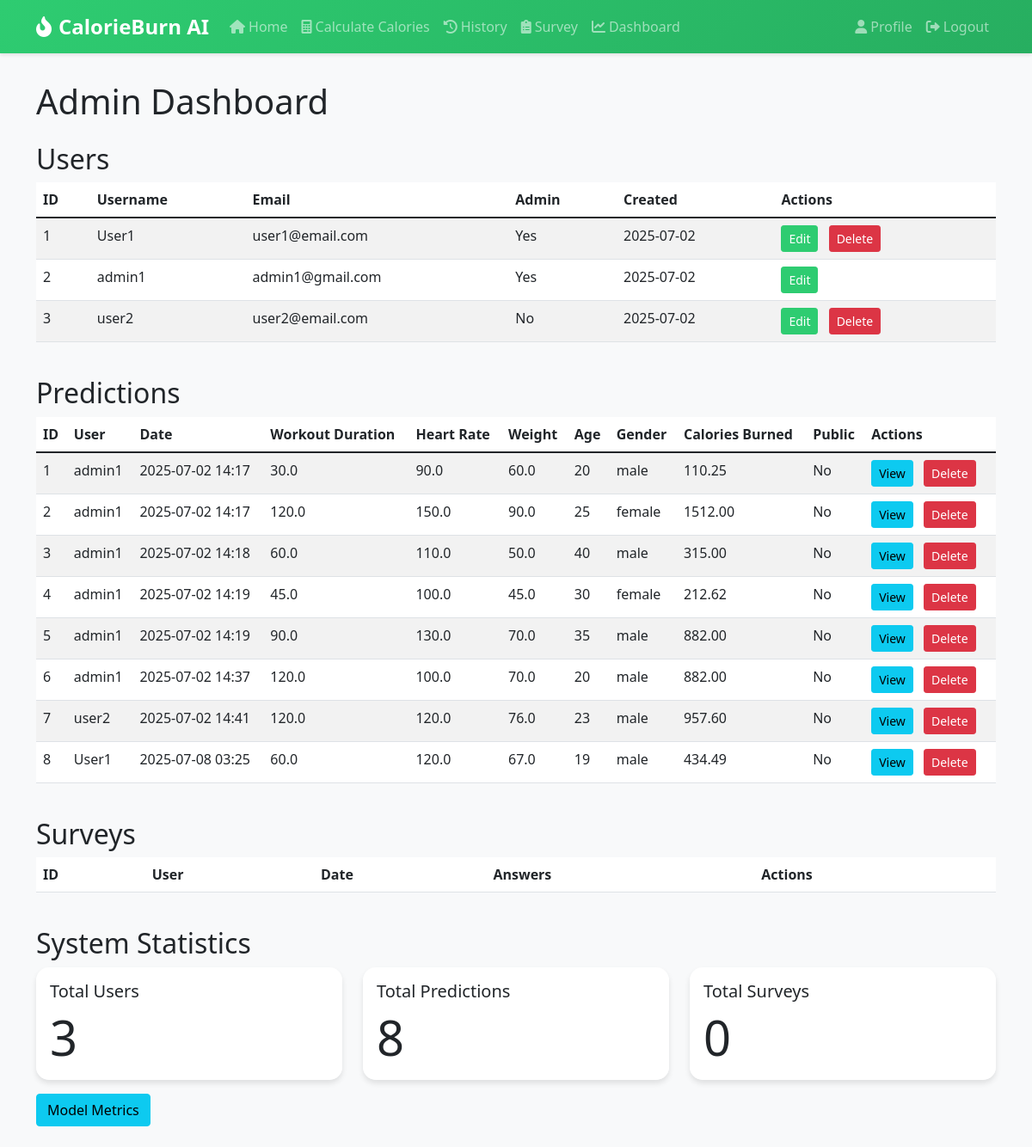
Page /admin/dashboard (signed in) on the committed database.
### app/models/user.py (models this page shows, shortened)
class User(UserMixin, db.Model):
    id = db.Column(db.Integer, primary_key=True)
    username = db.Column(db.String(64), unique=True, nullable=False)
    email = db.Column(db.String(120), unique=True, nullable=False)
    password_hash = db.Column(db.String(128))
    is_admin = db.Column(db.Boolean, default=False)
    created_at = db.Column(db.DateTime, default=datetime.utcnow)
    profile = db.relationship('UserProfile', backref='user', uselist=False, cascade="all, delete-orphan")
    predictions = db.relationship('Prediction', backref='user', lazy='dynamic', cascade="all, delete-orphan")
    surveys = db.relationship('Survey', backref='user', lazy='dynamic', cascade="all, delete-orphan")

### app/models/ai_model.py (models this page shows, shortened)
class Prediction(db.Model):
    id = db.Column(db.Integer, primary_key=True)
    user_id = db.Column(db.Integer, db.ForeignKey('user.id'), nullable=False)
    input_data = db.Column(db.JSON, nullable=False)
    prediction_result = db.Column(db.Float, nullable=False)
    created_at = db.Column(db.DateTime, default=datetime.utcnow)
    is_public = db.Column(db.Boolean, default=False)

### app/admin/routes.py (the view)
    def decorated_function(*args, **kwargs):
        if not current_user.is_authenticated or not current_user.is_admin:
            flash('You do not have permission to access this page.')
            return redirect(url_for('main.index'))
        return f(*args, **kwargs)

### app/admin/routes.py (called while the page is built)
def admin_required(f):
    def decorated_function(*args, **kwargs):
        if not current_user.is_authenticated or not current_user.is_admin:
            flash('You do not have permission to access this page.')
            return redirect(url_for('main.index'))
        return f(*args, **kwargs)
    decorated_function.__name__ = f.__name__
    return decorated_function

@bp.route('/dashboard')
@login_required
@admin_required
def dashboard():
    users = User.query.all()
    predictions = Prediction.query.all()
    surveys = Survey.query.all()
    return render_template('admin/dashboard.html',
                         title='Admin Dashboard',
                         users=users,
                         predictions=predictions,
                         surveys=surveys)

### app/models/user.py (called while the page is built)
@login_manager.user_loader
def load_user(id):
    return User.query.get(int(id))

### app/utils/time_utils.py (called while the page is built)
def to_bulgarian_time(dt):
    if dt is None:
        return None
    return dt + timedelta(hours=3)

### app/templates/admin/dashboard.html (shortened to what this page needs)
{% extends "base.html" %}
{% block content %}
<div class="row">
    <div class="col-md-12">
        <h1>Admin Dashboard</h1>
        <h2 class="mt-4">Users</h2>
        <div class="table-responsive">
            <table class="table table-striped">
                <thead>
                    <tr>
                        <th>ID</th>
                        <th>Username</th>
                        <th>Email</th>
                        <th>Admin</th>
                        <th>Created</th>
                        <th>Actions</th>
                    </tr>
                </thead>
                <tbody>
                    {% for user in users %}
                    <tr>
                        <td>{{ user.id }}</td>
                        <td>{{ user.username }}</td>
                        <td>{{ user.email }}</td>
                        <td>{{ "Yes" if user.is_admin else "No" }}</td>
                        <td>{{ user.created_at.strftime('%Y-%m-%d') }}</td>
                        <td>
                            <a href="{{ url_for('admin.edit_user', id=user.id) }}" class="btn btn-sm btn-primary">Edit</a>
                            {% if user != current_user %}
                            <form action="{{ url_for('admin.delete_user', id=user.id) }}" method="post" style="display: inline;">
                                <button type="submit" class="btn btn-sm btn-danger" onclick="return confirm('Are you sure you want to delete this user?')">Delete</button>
                            </form>
                            {% endif %}
                        </td>
                    </tr>
                    {% endfor %}
                </tbody>
            </table>
        </div>
        <h2 class="mt-4">Predictions</h2>
        <div class="table-responsive">
            <table class="table table-striped">
                <thead>
                    <tr>
                        <th>ID</th>
                        <th>User</th>
                        <th>Date</th>
                        <th>Workout Duration</th>
                        <th>Heart Rate</th>
                        <th>Weight</th>
                        <th>Age</th>
                        <th>Gender</th>
                        <th>Calories Burned</th>
                        <th>Public</th>
                        <th>Actions</th>
                    </tr>
                </thead>
                <tbody>
                    {% for prediction in predictions %}
                    <tr>
                        <td>{{ prediction.id }}</td>
                        <td>{{ prediction.user.username }}</td>
                        <td>{{ (prediction.created_at|to_bulgarian_time).strftime('%Y-%m-%d %H:%M') }}</td>
                        <td>{{ prediction.input_data.workout_duration }}</td>
                        <td>{{ prediction.input_data.heart_rate }}</td>
                        <td>{{ prediction.input_data.weight }}</td>
                        <td>{{ prediction.input_data.age }}</td>
                        <td>{{ prediction.input_data.gender }}</td>
                        <td>{{ '%.2f'|format(prediction.prediction_result) }}</td>
                        <td>{{ 'Yes' if prediction.is_public else 'No' }}</td>
                        <td>
                            <a href="{{ url_for('admin.view_prediction', id=prediction.id) }}" class="btn btn-info btn-sm">View</a>
                            <form action="{{ url_for('admin.delete_prediction', id=prediction.id) }}" method="post" style="display:inline;">
                                <button type="submit" class="btn btn-danger btn-sm" onclick="return confirm('Are you sure you want to delete this prediction?');">Delete</button>
                            </form>
                        </td>
                    </tr>
                    {% endfor %}
                </tbody>
            </table>
        </div>
        <h2 class="mt-4">Surveys</h2>
        <div class="table-responsive">
            <table class="table table-striped">
                <thead>
                    <tr>
                        <th>ID</th>
                        <th>User</th>
                        <th>Date</th>
                        <th>Answers</th>
                        <th>Actions</th>
                    </tr>
                </thead>
            </table>
        </div>
        <h2 class="mt-4">System Statistics</h2>
        <div class="row">
            <div class="col-md-4">
                <div class="card">
                    <div class="card-body">
                        <h5 class="card-title">Total Users</h5>
                        <p class="card-text display-4">{{ users|length }}</p>
                    </div>
                </div>
            </div>
            <div class="col-md-4">
                <div class="card">
                    <div class="card-body">
                        <h5 class="card-title">Total Predictions</h5>
                        <p class="card-text display-4">{{ predictions|length }}</p>
                    </div>
                </div>
            </div>
            <div class="col-md-4">
                <div class="card">
                    <div class="card-body">
                        <h5 class="card-title">Total Surveys</h5>
                        <p class="card-text display-4">{{ surveys|length }}</p>
                    </div>
                </div>
            </div>
        </div>
        <a href="{{ url_for('admin.metrics') }}" class="btn btn-info">Model Metrics</a>
        <br><br>
    </div>
</div>
{% endblock %}

### app/templates/base.html (shortened to what this page needs)
<!DOCTYPE html>
<html lang="en">
<head>
    <link href="https://cdn.jsdelivr.net/npm/bootstrap@5.1.3/dist/css/bootstrap.min.css" rel="stylesheet">
    <link rel="stylesheet" href="https://cdnjs.cloudflare.com/ajax/libs/font-awesome/6.0.0/css/all.min.css">
    <link rel="stylesheet" href="{{ url_for('static', filename='css/style.css') }}">
</head>
<body{% if request.endpoint in ['auth.login', 'auth.register'] %} class="bg-img"{% endif %}>
    <nav class="navbar navbar-expand-lg navbar-dark">
        <div class="container">
            <a class="navbar-brand" href="{{ url_for('main.index') }}">
                <i class="fas fa-fire-alt me-2"></i>CalorieBurn AI
            </a>
            <div class="collapse navbar-collapse" id="navbarNav">
                <ul class="navbar-nav me-auto">
                    <li class="nav-item">
                        <a class="nav-link" href="{{ url_for('main.index') }}">
                            <i class="fas fa-home me-1"></i>Home
                        </a>
                    </li>
                    {% if current_user.is_authenticated %}
                    <li class="nav-item">
                        <a class="nav-link" href="{{ url_for('main.predict') }}">
                            <i class="fas fa-calculator me-1"></i>Calculate Calories
                        </a>
                    </li>
                    <li class="nav-item">
                        <a class="nav-link" href="{{ url_for('main.predictions') }}">
                            <i class="fas fa-history me-1"></i>History
                        </a>
                    </li>
                    <li class="nav-item">
                        <a class="nav-link" href="{{ url_for('main.survey') }}">
                            <i class="fas fa-clipboard-list me-1"></i>Survey
                        </a>
                    </li>
                    {% if current_user.is_admin %}
                    <li class="nav-item">
                        <a class="nav-link" href="{{ url_for('admin.dashboard') }}">
                            <i class="fas fa-chart-line me-1"></i>Dashboard
                        </a>
                    </li>
                    {% endif %}
                    {% endif %}
                </ul>
                <ul class="navbar-nav">
                    {% if current_user.is_authenticated %}
                    <li class="nav-item">
                        <a class="nav-link" href="{{ url_for('main.profile') }}">
                            <i class="fas fa-user me-1"></i>Profile
                        </a>
                    </li>
                    <li class="nav-item">
                        <a class="nav-link" href="{{ url_for('auth.logout') }}">
                            <i class="fas fa-sign-out-alt me-1"></i>Logout
                        </a>
                    </li>
                    {% endif %}
                </ul>
            </div>
        </div>
    </nav>
    <main class="container mt-4">
        {% block content %}{% endblock %}
    </main>
</body>
</html>

### app/static/css/style.css (style rules this page uses)
body { background-color: #f8f9fa; }
.navbar { margin-bottom: 2rem; box-shadow: 0 2px 4px rgba(0,0,0,.1); }
.card { background-color: rgba(255, 255, 255, 0.95); box-shadow: 0 4px 8px rgba(0,0,0,.1); border: none; margin-bottom: 1rem; }
.table { background-color: #fff; }
.btn { margin-right: 0.5rem; }

### app/templates/base.html (style rules this page uses)
:root { --primary-color: #2ecc71; --secondary-color: #27ae60; --dark-color: #2c3e50; }
body { background-color: #f8f9fa; }
.navbar { background: linear-gradient(135deg, var(--primary-color), var(--secondary-color)) !important; box-shadow: 0 2px 4px rgba(0,0,0,0.1); }
.navbar-brand { font-weight: bold; font-size: 1.5rem; }
.nav-link { font-weight: 500; }
.card { border: none; border-radius: 15px; box-shadow: 0 4px 6px rgba(0,0,0,0.1); transition: transform 0.3s ease; }
.btn-primary { background-color: var(--primary-color); border-color: var(--primary-color); }

### rows in the picture
User: id "1", username "User1", email "user1@email.com", is_admin "Yes", created_at "2025-07-02"
User: id "2", username "admin1", email "admin1@gmail.com", is_admin "Yes", created_at "2025-07-02"
User: id "3", username "user2", email "user2@email.com", is_admin "No", created_at "2025-07-02"
Prediction: id "1", user.username "admin1", created_at "2025-07-02 14:17", input_data.workout_duration "30.0", input_data.heart_rate "90.0", input_data.weight "60.0", input_data.age "20", input_data.gender "male", prediction_result "110.25", is_public "No"
Prediction: id "2", user.username "admin1", created_at "2025-07-02 14:17", input_data.workout_duration "120.0", input_data.heart_rate "150.0", input_data.weight "90.0", input_data.age "25", input_data.gender "female", prediction_result "1512.00", is_public "No"
Prediction: id "3", user.username "admin1", created_at "2025-07-02 14:18", input_data.workout_duration "60.0", input_data.heart_rate "110.0", input_data.weight "50.0", input_data.age "40", input_data.gender "male", prediction_result "315.00", is_public "No"
Prediction: id "4", user.username "admin1", created_at "2025-07-02 14:19", input_data.workout_duration "45.0", input_data.heart_rate "100.0", input_data.weight "45.0", input_data.age "30", input_data.gender "female", prediction_result "212.62", is_public "No"
Prediction: id "5", user.username "admin1", created_at "2025-07-02 14:19", input_data.workout_duration "90.0", input_data.heart_rate "130.0", input_data.weight "70.0", input_data.age "35", input_data.gender "male", prediction_result "882.00", is_public "No"
Prediction: id "6", user.username "admin1", created_at "2025-07-02 14:37", input_data.workout_duration "120.0", input_data.heart_rate "100.0", input_data.weight "70.0", input_data.age "20", input_data.gender "male", prediction_result "882.00", is_public "No"
Prediction: id "7", user.username "user2", created_at "2025-07-02 14:41", input_data.workout_duration "120.0", input_data.heart_rate "120.0", input_data.weight "76.0", input_data.age "23", input_data.gender "male", prediction_result "957.60", is_public "No"
Prediction: id "8", user.username "User1", created_at "2025-07-08 03:25", input_data.workout_duration "60.0", input_data.heart_rate "120.0", input_data.weight "67.0", input_data.age "19", input_data.gender "male", prediction_result "434.49", is_public "No"

### other values in the picture
{{ users|length }} "3"
{{ predictions|length }} "8"
{{ surveys|length }} "0"
